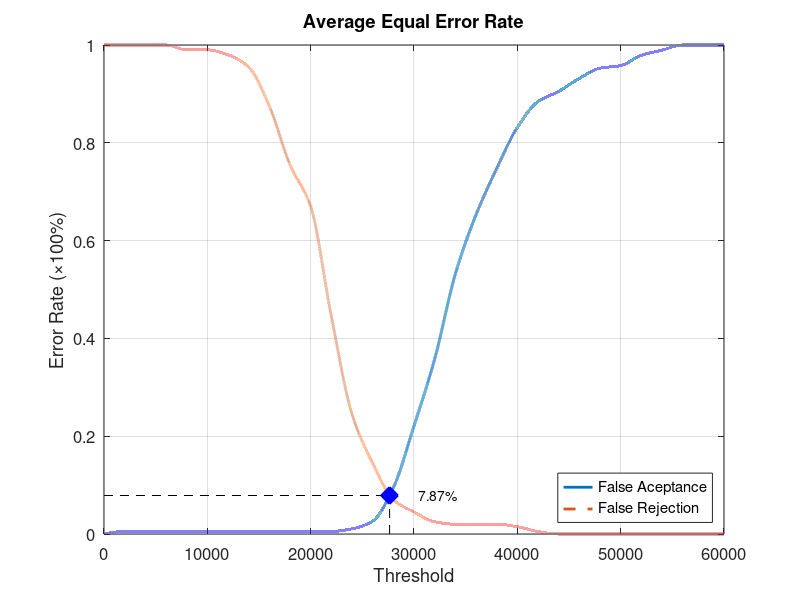
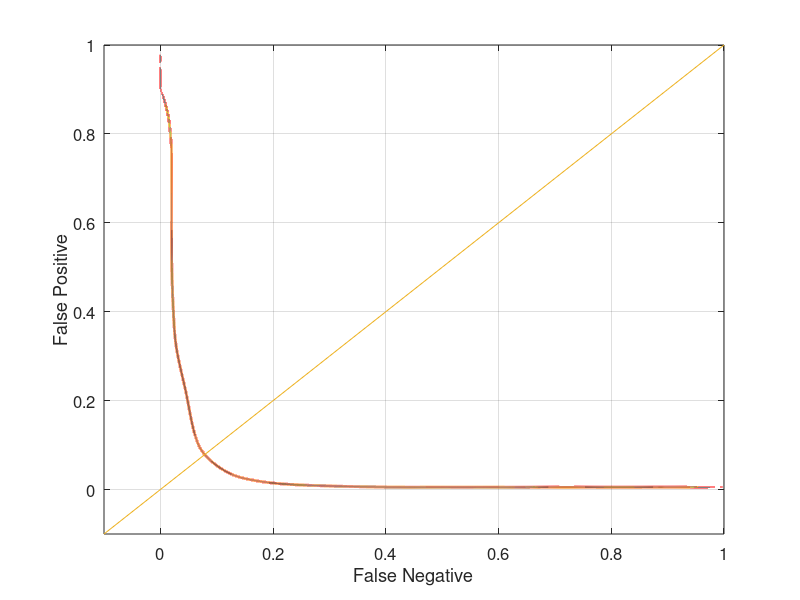

The MATLAB source for these figures, in order:
function yEER = Database4_4
close all;
clear;
clc;
x = 0:2000:60000;
xq = 0:0.5:60000;

y0 = [0 0.00526316 0.00526316 0.00526316 0.00526316 0.00526316 0.00526316 0.00526316 0.00526316 0.00526316 0.00526316 0.00526316 0.0105263 0.0263158 0.0947368 0.221053 0.357895 0.531579 0.652632 0.747368 0.831579 0.884211 0.905263 0.931579 0.952632 0.957895 0.978947 0.989474 1 1 1];
yy0 = interp1(x, y0, xq, 'pchip');
y1 = [1 1 1 1 0.99 0.99 0.98 0.955 0.875 0.755 0.67 0.445 0.245 0.145 0.07 0.045 0.025 0.02 0.02 0.02 0.015 0.005 0 0 0 0 0 0 0 0 0];
yy1 = interp1(x, y1, xq, 'pchip');

% Calculating EER: 
y2 = abs(y0 - y1);
find(y2 == min(y2))
yy2 = abs(yy0 - yy1);
xEER = find(yy2 == min(yy2));
xEERIndex = xq(xEER) % X-axis EER
yEER = yy0(xEER) % Y-axis EER

main = figure
plot(xq, yy0,'-','LineWidth', 2);	hold on
plot(xq, yy1,'--','LineWidth', 2);	hold on
plot([xEERIndex xEERIndex], [0 yEER], 'k--');	hold on
plot([0 xEERIndex], [yEER yEER], 'k--');	hold on
plot(xEERIndex, yEER, 'bx', 'LineWidth', 10);	hold on
text(xEERIndex + 10 * xEERIndex / 100, yEER, [num2str(round((10000 * yEER)) / 100) '%'])
legend('False Aceptance', 'False Rejection', 'Location', 'SouthEast')
xlabel('Threshold')
ylabel('Error Rate (\times100%)')
title('Average Equal Error Rate')
set(gca, 'FontSize', 12)
axis([0 60000 0 1])
grid on

print(main, 'Database4_4Main', '-dpng');
FNRxFPR = figure('Color', [1 1 1]);
plot(yy1, yy0, '-', yy1, yy0, 'LineWidth', 2);
hold on
y = -0.1:0.1:1
plot(y, y); 
set(gca, 'FontSize', 12)
xlabel('False Negative')
ylabel('False Positive')
axis([-0.1 1 -0.1 1])
set(gca, 'FontSize', 12)
grid on

print(FNRxFPR, 'Database4_4FNRxFPR','-dpng');
end
